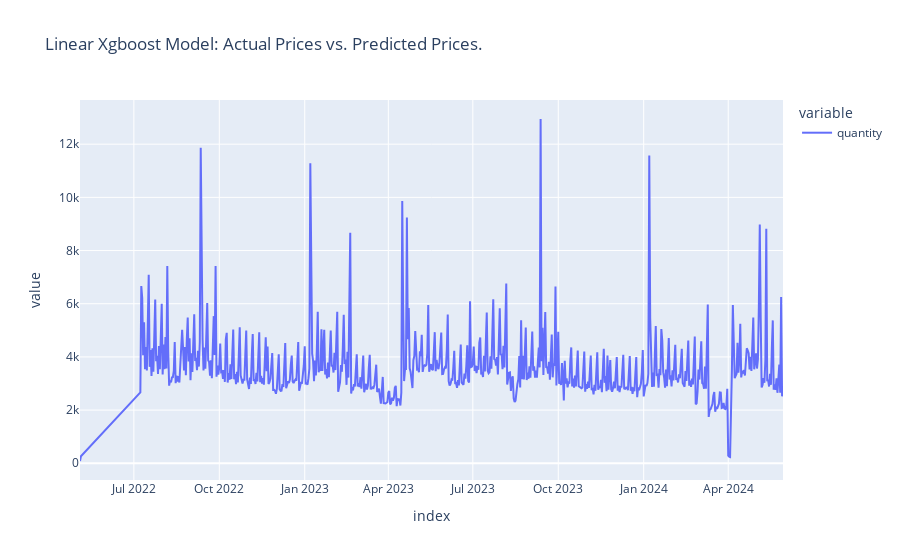

The cell this chart's notebook holds for it:
### Code cell
fig = px.line(result_concatnated, title = "Linear Xgboost Model: Actual Prices vs. Predicted Prices.")
fig.show()

### Figure 1 — Plotly figure (JSON) as saved in the notebook; plotly's stock layout.template omitted (floating-point values rounded to 4 significant figures; data arrays with more than 128 entries replaced by an {"elided": "..."} marker saying what was removed)
{"data": [{"hovertemplate": "variable=quantity<br>index=%{x}<br>value=%{y}<extra></extra>", "legendgroup": "quantity", "line": {"color": "#636efa", "dash": "solid"}, "marker": {"symbol": "circle"}, "mode": "lines", "name": "quantity", "orientation": "v", "showlegend": true, "type": "scatter", "x": {"elided": "694 str values"}, "xaxis": "x", "y": {"elided": "694 float values"}, "yaxis": "y"}], "layout": {"legend": {"title": {"text": "variable"}, "tracegroupgap": 0}, "title": {"text": "Linear Xgboost Model: Actual Prices vs. Predicted Prices."}, "xaxis": {"anchor": "y", "domain": [0, 1], "title": {"text": "index"}}, "yaxis": {"anchor": "x", "domain": [0, 1], "title": {"text": "value"}}}}
